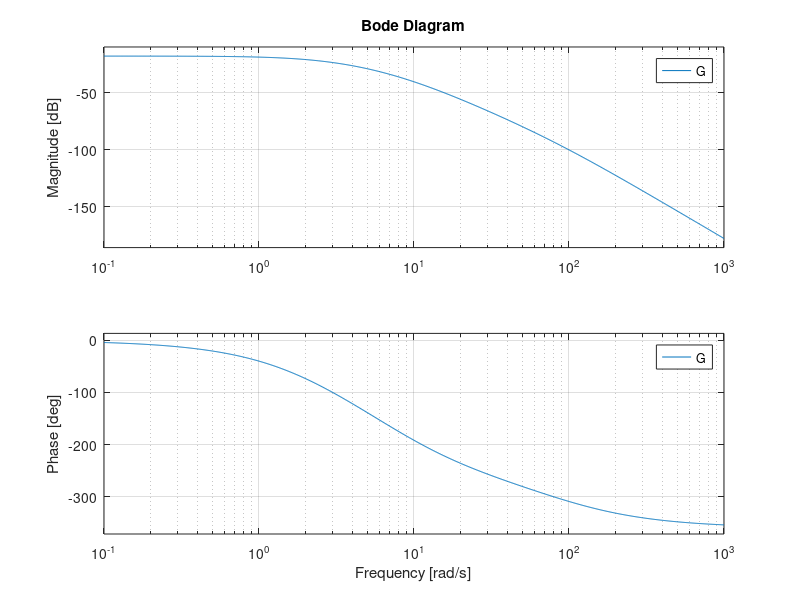
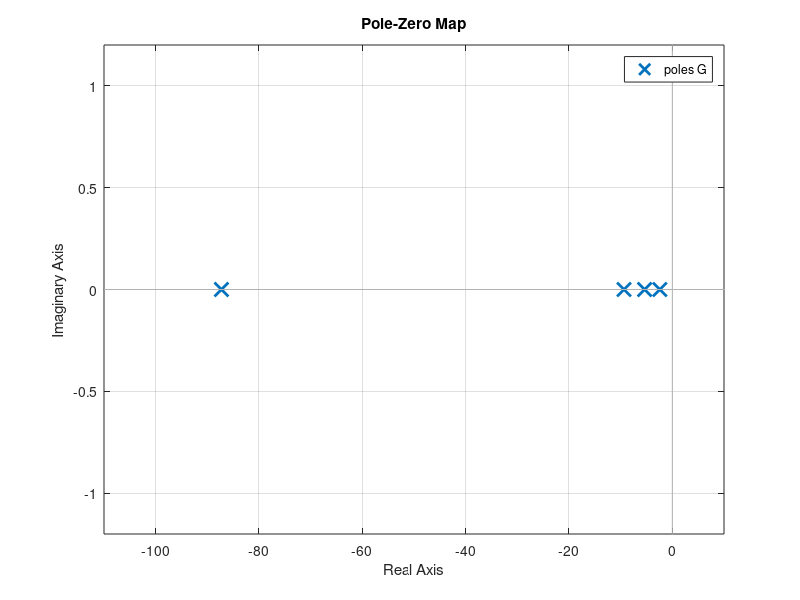
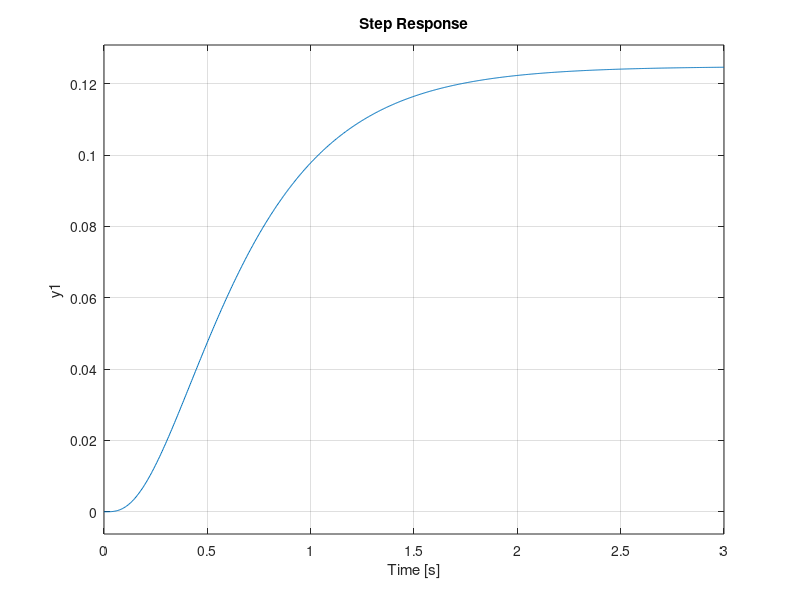

These figures' MATLAB source, in order:
clear; close all; clc; 
% DATI

% SISTEMA MECCANICO

r1 = 0.45 * 10^-2;          % raggio interno puleggia (metri)
r2 = 4.5 * 10^-2;           % raggio esterno puleggia (metri)
J = 2 * 10^-4;              % inerzia (kg*m^2)
m = 10 * 10^-3;             % massa (kilogrammi)
beta = 1.6;                 % coefficiente smorzatore (N * s / m)
g = 9.81;                   % accelerazione di gravità (m / s^2)

% SISTEMA DI RISCALDAMENTO

l = 15 * 10^-2;             % lunghezza filo (metri)
d = 0.2 * 10^-3;            % diametro filo (metri)
Cth = 25.1 * 10^-3;         % capacità termica (J/K)
Re = 4.8;                   % resistenza elettrica (ohm)
Le = 55 * 10^-3;            % induttanza (H)
    
    % Cella di Peltier
    Rth = 16.7;             % resistenza termica (ohm)
    Tp = (15+273.15);                % temperatura cella (gradi)

    % Convezione con l'ambiente
    h = 6.55;               % coefficiente di convezione (W / (m^2 * K))
    S = (pi * d * l);         % superficie cilindrica (m^2)
    Tamb = (24+273.15);              % temperatura ambiente (gradi)

% ATTUATORE SMA

K_max = 3.92 * 10^3;        % (N/m)
Tavg = 70+273.15;                  % (gradi)
Tdiff = 20;                 % (gradi)
dl_max = 0.6 * 10^-2;       % deformazione filo, 96% di l (metri)
c = 6.2;                    % costante

z_star = 4.2 * 10^-2;       % quota desiderata (metri)


% STATI DI EQUILIBRIO

K_star = (m * g * r2) / (r1 * (dl_max - (r1/r2) * z_star));

x2_e = Tavg + ((Tdiff/c) * log(K_star / (K_max - K_star)));
x1_e = sqrt((1 / Re) * (h * S * (x2_e - Tamb) + (1 / Rth) * (x2_e - Tp)));

% K linearizzato in x2_e

K_x2_e = K_max * (1 - 1 / (1 + exp(c * (x2_e - Tavg) / Tdiff)));

% derivata parziale di K

derivata_parziale_K = ((c * K_max) / Tdiff) * ((exp(c * ((x2_e - Tavg) / Tdiff))) / (1 + exp(c * ((x2_e - Tavg) / Tdiff)))^2);

% MATRICI

A_1_1 = -Re / Le;

A_2_1 = ((2 * Re) / Cth) * x1_e;

A_2_2 = (-1 / Cth) * (h * S + 1 / Rth);

A_4_2 = ((r1 * (dl_max - (r1/r2) * z_star)) / (r2 * (m + J / r2^2))) * derivata_parziale_K;

A_4_3 = (-r1^2 /( r2^2 * (m +( J / r2^2)))) * K_x2_e;

A_4_4 = -beta / (m + J / r2^2);

A = [A_1_1     0       0      0;
     A_2_1   A_2_2     0      0;
       0       0       0      1;
       0     A_4_2   A_4_3  A_4_4];


B = [1/Le;
     0;
     0;
     0];


C = [0 0 1 0];


D = 0;

pippo = ss(A,B,C,D);

G = tf(pippo);

[P,Z]=pzmap(G);
figure;
bode(G);

figure;
pzmap(G);

figure
step(G);




